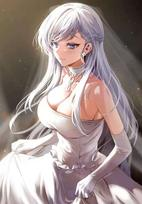
#> input picture wechat_pc_api/thumb/resized.jpg, 142 x 204 px, found by its file name; its folder holds 5 pictures in this run
$ python pic_search.py   (older library calls are emulated)
#> lines starting #> are read from the running program, lines starting #| are printed output that depends on the picture
### wechat_pc_api/pic_ops.py
from PIL import Image
import os
import itertools
import math
import re
# [4 lines left out: function get_size, not called in this run]

def get_outfile(infile, outfile):
    if outfile:
        return outfile
    dir, suffix = os.path.splitext(infile)
    outfile = '{}-out{}'.format(dir, suffix)
    return outfile

def resize_image(infile, outfile='', x_s=142):
    """修改图片尺寸
    :param infile: 图片源文件
    :param outfile: 重设尺寸文件保存地址
    :param x_s: 设置的宽度
    :return:
    """
#> called with infile = './resized.jpg', outfile = './thumb/resized.jpg', x_s = 250
    im = Image.open(infile)
#> im is the input picture: PIL image 142x204 RGB; mean R, G, B 159.4, 143.3, 140.6
    x, y = im.size
#> x = 142; y = 204
    y_s = int(y * x_s / x)
#> y_s = 359
    out = im.resize((x_s, y_s), Image.ANTIALIAS)
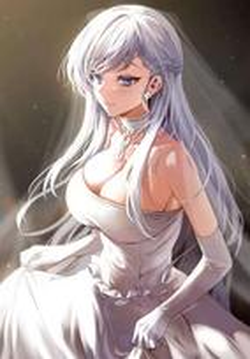
#> out: PIL image 250x359 RGB; mean R, G, B 159.3, 143.3, 140.6
    outfile = get_outfile(infile, outfile)
    out.save(outfile)


# [53 lines left out: functions image_join, comic_decode, not called in this run]
# [6 lines that do not run on import are left out]

### wechat_pc_api/pic_search.py
import requests
import os
import threading
import re
from bs4 import BeautifulSoup
from pic_ops import image_join ,resize_image
import time
count=0
lock=threading.Lock()

#需要一个进程同步来解决count的问题！
class MyThread(threading.Thread):
    def __init__(self,func,args=()):
        super(MyThread,self).__init__()
        self.func = func
        self.args = args


    def run(self):
        self.result = self.func(*self.args)

    def get_result(self):
        try:
            return self.result  # 如果子线程不使用join方法，此处可能会报没有self.result的错误
        except Exception:
            return None


def search_pic_2(pic_url):
    global count
    """
    获取sourceurl,并且下载缩略图
    返回url以及图的url
    """
    file_url="https://yande.re/post/similar"
    headers={
    "User-Agent": "Mozilla/5.0 (Windows NT 10.0; Win64; x64) AppleWebKit/537.36 (KHTML, like Gecko) Chrome/89.0.4389.90 Safari/537.36 Edg/89.0.774.57",
    }
    path=os.path.abspath(pic_url)
    # files={'file' : open(path, 'rb')}
    files={'file':('sss.jpg',open(path, 'rb'),'image/jpg')}#不知道PNG是怎么样得
    response=requests.post(file_url,headers=headers,files=files,allow_redirects=False)
    text=response.text
    #<span class="plid">#pl https://yande.re/post/show/791564</span>
    try:
        pattern='src="(.*?)" .*? class="preview"'
        img_nurl="https://yande.re"+re.search(pattern,text).group(1)
        #如果没有缩略图，就说明出错，source无
        pattern="#pl (.*?)</span>"
        next_url=re.search(pattern,text).group(1)
        #如果没有查到，就不用进入next_url并且source无
        try:
            #有图的情况
            response=requests.get(next_url,headers=headers)
            text=response.text
            pattern='target="_blank" href="(.*?)"'
            source_url=re.search(pattern,text).group(1)
            #如果这里出错，说明大图界面没有来源
        except:
            source_url="None"
        if not os.path.exists('./thumb'):
            os.makedirs('thumb')
        response=requests.get(img_nurl,headers=headers)
        lock.acquire()
        img_url = "./thumb/{}.jpg".format(count)  #这里是以后的事情以后就需要别的方案来改让他们同步,还有绝对路径的问题。
        count+=1
        lock.release()

        with open(img_url,'wb') as f:
            f.write(response.content)


    except:
        source_url="None"
        if os.path.exists("./thumb/no.png"):
            img_url="./thumb/no.png" #这里也不安全，万一没有这个东西
        else:
            #如果没有no图，就？
            img_url="Have no no.jpg"


#逻辑有问题，如果第一步没有后面的那么应该直接输出没有而不是去管有没有来源。
    return [source_url,img_url]

def search_pic_1(pic_url,num):
    global count
    #应该进行一个总共的
    url="https://ascii2d.net"
    file_url="https://ascii2d.net/search/file"
    headers={
    "User-Agent": "Mozilla/5.0 (Windows NT 10.0; Win64; x64) AppleWebKit/537.36 (KHTML, like Gecko) Chrome/89.0.4389.90 Safari/537.36 Edg/89.0.774.57"
    }
    path=os.path.abspath(pic_url)
    # files={'file' : open(path, 'rb')}
    files={'file':('test.jpg',open(path, 'rb'),'image/jpg')}
    response=requests.post(file_url,headers=headers,files=files,allow_redirects=False)

    result_url=response.headers["Location"].split("/")[-1]
    result_url="https://ascii2d.net/search/bovw/"+result_url
    r=requests.get(result_url)
    #然后要得到前三个图片的URL，以及来源的URL
    soup = BeautifulSoup(r.content,'lxml')
    url="https://ascii2d.net"
    pics=soup.find_all(attrs={"loading":"lazy"})
    img_url=[]
    for i in range(num):
        img_nurl=url+pics[i]["src"]      #这里单个的img_url似乎不能满足要求，需要一个新的变量img_nurl
        lock.acquire()
        filename = "./thumb/{}.jpg".format(count)
        count+=1
        lock.release()
        img_url.append(filename)
        response = requests.get(img_nurl)
        if not os.path.exists('./thumb'):
            os.makedirs('thumb')
        with open(filename,'wb') as f:
            f.write(response.content)
    pic_head = {'jpg':0xffd8, 'png':0x8950, 'gif':0x4749}
    for i in range(len(img_url)):
        dat_file = open(img_url[i], "rb")
        dat_read = dat_file.read(2)
        dat_file.seek(0,0)
        idt= dat_read[0]
        idt=idt*16*16+ dat_read[1]
        if not (idt==pic_head["jpg"] or idt==pic_head["png"] or idt==pic_head["gif"]):
            img_url[i]="./thumb/zhale.png"
        dat_file.close()
    #获取链接  通过寻找H6标签
    temp=soup.find_all("h6", limit=num)
    source_url=[]
    for i in temp:
        source_url.append(i.a["href"])

    return [source_url,img_url]

def search_pic(pic_url):
    global count
    count=0
    suffix=pic_url[-3:]
    resize_image(pic_url,"./thumb/resized."+suffix,250)
    pic_url="./thumb/resized."+suffix
    links=[]
    img_urls=[]
    threads=[]
    t1=MyThread(search_pic_1,[pic_url,3])
    threads.append(t1)
    t2=MyThread(search_pic_2,[pic_url])  #在没有括号时会报错takes 1 positional argument but 10 were given，不知道为什么
    threads.append(t2)
    for i in threads:
        i.start()
    for i in threads:
        i.join()

    #需要把结果都集合起来
    for t in threads:
        link,img_url=t.get_result()
        if type(link)==list:
            for i in link:
                links.append(i)
            for i in img_url:
                img_urls.append(i)
        else:
            img_urls.append(img_url)
            links.append(link)
    #图片合成操作
    image_join(img_urls[0],img_urls[1], "./thumb/temp.jpg", flag='vertical')
    for i in [i for i in range(2,len(img_urls))]:
        image_join("./thumb/temp.jpg",img_urls[i],"./thumb/temp.jpg",flag='vertical')

    temp_url=os.path.abspath("./thumb/temp.jpg")
    return [temp_url,links]
if __name__=="__main__":
    time1=time.time()
    try:
        img_url,links=search_pic("./resized.jpg")
        print(img_url)
        for i in links:
            print(i)
    except Exception as e:
        print(e)    # url="https://ascii2d.net"
    time2=time.time()
    print(time2-time1)
